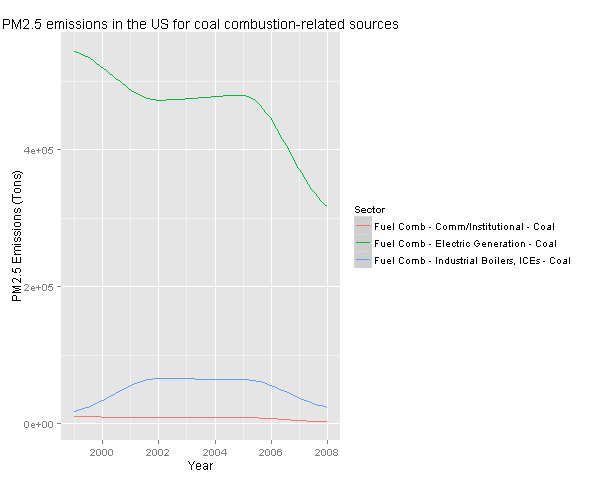

Reproduce this figure in R.
#Across the United States, how have emissions from coal combustion-related sources changed from 1999–2008?

library(ggplot2)

mrg_df <- merge(pm25_df, scct_df, by="SCC")
mrg_coal_df <- subset(mrg_df, grepl("Coal", EI.Sector)) 
agg_coal_df <- aggregate(x=mrg_coal_df["Emissions"], by=list(year=mrg_coal_df$year, Sector=mrg_coal_df$EI.Sector), FUN="sum", na.rm=TRUE)

png(filename="plot4.png", width=600, height=480)
ggplot(data=agg_coal_df, aes(x=year, y=Emissions, color=Sector)) +
  ggtitle("PM2.5 emissions in the US for coal combustion-related sources") +
  xlab("Year") +
  ylab("PM2.5 Emissions (Tons)") +
  geom_smooth(method=loess)
dev.off()
